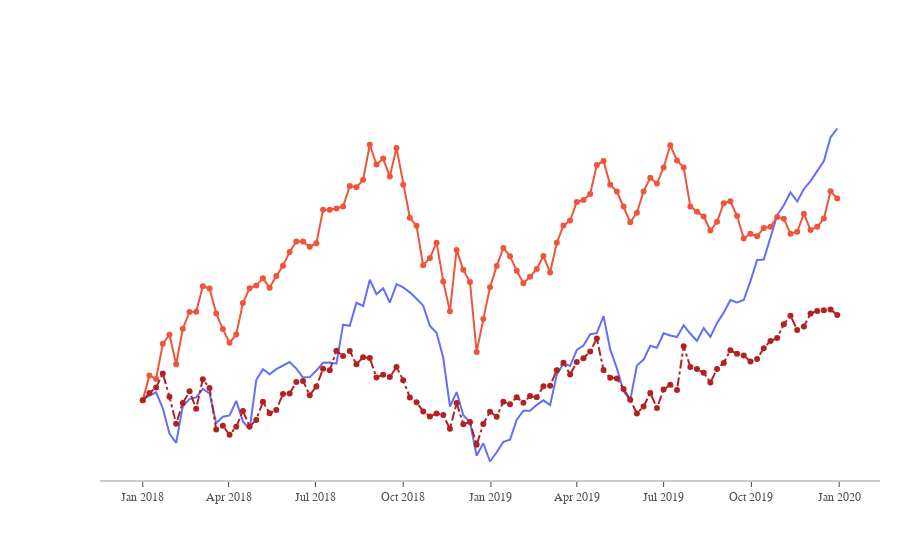

The cell this chart's notebook holds for it:
### Code cell
df_stocks = px.data.stocks()

px.line(df_stocks, x='date', y='GOOG', labels={'x': 'Date', 'y': 'Price'})
px.line(df_stocks, x='date', y=['GOOG', 'AAPL'],
        labels={'x': 'Date', 'y': 'Price'},
        title='Apple vs. Google')

fig = go.Figure()

fig.add_trace(go.Scatter(x=df_stocks.date, y=df_stocks.AAPL, 
                         mode='lines', 
                         name='Apple'))
fig.add_trace(go.Scatter(x=df_stocks.date, y=df_stocks.AMZN, 
                         mode='lines+markers', 
                         name='Amazon'))
fig.add_trace(go.Scatter(x=df_stocks.date, y=df_stocks.GOOG,
                        mode='lines+markers', 
                        name='Google', 
                        line=dict(color='firebrick', width=2,
                        dash='dashdot')))

fig.update_layout(
    xaxis=dict(
        showline=True,
        showgrid= False,
        showticklabels=True,
        linecolor='rgb(204,204,204)',
        linewidth=2, ticks='outside',
        tickfont=dict(
            family='Arial', 
            size=12,
            color ='rgb(82,82,82)',
        ),
    ),
    yaxis=dict(showgrid=False, zeroline=False,showline=False,showticklabels=False),
    autosize=False,
    margin=dict(
        autoexpand=False, l=100,r=20,t=110,),
    showlegend=False, plot_bgcolor='white'
)
